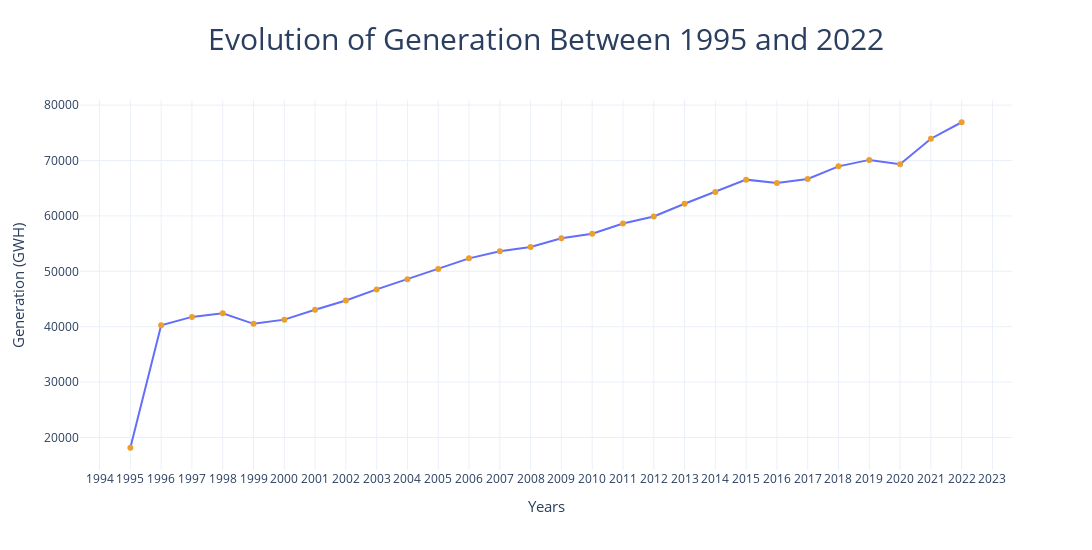

Notebook code cell kept with this figure:
### Markdown cell above
## Historical Trends in Electricity Generation

### Code cell
# Convert the 'Fecha' column to just the year
try:
    yearlygeneration["Fecha"] = yearlygeneration["Fecha"].dt.year
except:
    pass

# Group by 'Fecha' and calculate the sum of numeric columns, then reset the index
data = yearlygeneration.groupby("Fecha").sum(numeric_only=True).reset_index()

# Plot the data using Plotly
fig = px.line(data, x='Fecha', y='Total', title='Evolution of Generation Between 1995 and 2022',
              labels={'Fecha': 'Years', 'Total': 'Generation (GWH)'}, markers=True)

# Update the trace marker color
fig.update_traces(marker=dict(color='#EBA02E'))

# Update layout properties
fig.update_layout(
    xaxis=dict(tickmode='linear'),
    yaxis=dict(tickformat=".0f"),
    template='plotly_white',
    title=dict(font=dict(size=30), x=0.5, xanchor='center'),
    xaxis_title=dict(font=dict(size=15)),
    yaxis_title=dict(font=dict(size=15)),
    legend=dict(font=dict(size=12)),
    width=1400,
    height=550
)

# Show the plot
fig.show()

# Print the dataframe
data[['Fecha', 'Total']]

### Figure 1 — Plotly figure (JSON) as saved in the notebook; plotly's stock layout.template omitted (floating-point values rounded to 4 significant figures)
{"data": [{"hovertemplate": "Years=%{x}<br>Generation (GWH)=%{y}<extra></extra>", "legendgroup": "", "line": {"color": "#636efa", "dash": "solid"}, "marker": {"color": "#EBA02E", "symbol": "circle"}, "mode": "markers+lines", "name": "", "orientation": "v", "showlegend": false, "type": "scatter", "x": [1995, 1996, 1997, 1998, 1999, 2000, 2001, 2002, 2003, 2004, 2005, 2006, 2007, 2008, 2009, 2010, 2011, 2012, 2013, 2014, 2015, 2016, 2017, 2018, 2019, 2020, 2021, 2022], "xaxis": "x", "y": [18148, 40249, 41768, 42422, 40514, 41277, 43048, 44734, 46735, 48563, 50431, 52340, 53627, 54395, 55965, 56787, 58621, 59891, 62197, 64328, 66548, 65943, 66667, 68947, 70114, 69324, 73933, 76908], "yaxis": "y"}], "layout": {"height": 550, "legend": {"font": {"size": 12}, "tracegroupgap": 0}, "title": {"font": {"size": 30}, "text": "Evolution of Generation Between 1995 and 2022", "x": 0.5, "xanchor": "center"}, "width": 1400, "xaxis": {"anchor": "y", "domain": [0, 1], "tickmode": "linear", "title": {"font": {"size": 15}, "text": "Years"}}, "yaxis": {"anchor": "x", "domain": [0, 1], "tickformat": ".0f", "title": {"font": {"size": 15}, "text": "Generation (GWH)"}}}}
